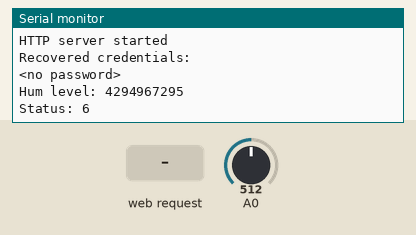
The sketch below on a simulated ESP8266 (NodeMCU). Shown: the last lines printed to the serial monitor. The test bench sets the inputs (shaded band); at power-on: A0 = 512. WiFi joins after 1.5 s; servers stay silent unless stated; a WiFi scan finds three made-up networks; EEPROM starts erased.

Above: at 2.7 s.
2.8 s: HTTP request GET /wifi received
At 6.8 s:
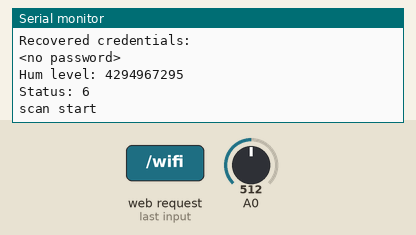
7.1 s: HTTP request GET /wifisave received
At 9.4 s:
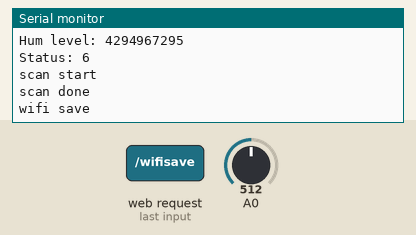
10.2 s: HTTP request GET /wifisave?humid=1&n=1&p=1 received
At 13.2 s:
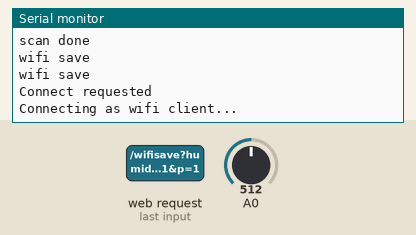

Measured:
- after the input at 2.8 s, the serial monitor: prints a new line after 2.8 s (image 1)
- after the input at 7.1 s, the serial monitor: prints a new line after 1.6 s (image 2)
- after the input at 10.2 s, the serial monitor: prints a new line after 1.8 s (image 3)

The sketch:

DispenseWiFi.ino
```cpp
#include "esp8266.h"
#include "handleDisp.h"
#include "func.h"
#include "wifi.h"

void setup() {
  setup_wifi();
  initDispenser();
}

void loop() {
  loop_wifi();
  disp.update();
}
```

context.h
```cpp
#if not defined(CONTEXT_H)
#define CONTEXT_H 1
#include <ESP8266WiFi.h>
#include <WiFiClient.h>
#include <ESP8266WebServer.h>
#include <DNSServer.h>
#include <ESP8266mDNS.h>
#include <EEPROM.h>

/*
   This example serves a "hello world" on a WLAN and a SoftAP at the same time.
   The SoftAP allow you to configure WLAN parameters at run time. They are not setup in the sketch but saved on EEPROM.

   Connect your computer or cell phone to wifi network ESP_ap with password 12345678. A popup may appear and it allow you to go to WLAN config. If it does not then navigate to http://192.168.4.1/wifi and config it there.
   Then wait for the module to connect to your wifi and take note of the WLAN IP it got. Then you can disconnect from ESP_ap and return to your regular WLAN.

   Now the ESP8266 is in your network. You can reach it through http://192.168.x.x/ (the IP you took note of) or maybe at http://esp8266.local too.

   This is a captive portal because through the softAP it will redirect any http request to http://192.168.4.1/
*/

/* Set these to your desired softAP credentials. They are not configurable at runtime */
#ifndef APSSID
#define APSSID "Dispenser_ap"
#define APPSK  "12345678"
#endif

const char *softAP_ssid = APSSID;
const char *softAP_password = APPSK;

/* hostname for mDNS. Should work at least on windows. Try http://esp8266.local */
const char *myHostname = "esp8266";

/* Don't set this wifi credentials. They are configurated at runtime and stored on EEPROM */
char ssid[33] = "";
char password[65] = "";

// DNS server
const byte DNS_PORT = 53;
DNSServer dnsServer;

// Web server
ESP8266WebServer server(80);

/* Soft AP network parameters */
IPAddress apIP(172, 217, 28, 1);
IPAddress netMsk(255, 255, 255, 0);


/** Should I connect to WLAN asap? */
boolean connect;

/** Last time I tried to connect to WLAN */
unsigned long lastConnectTry = 0;

/** Current WLAN status */
unsigned int status = WL_IDLE_STATUS;

unsigned int humidityLevel = 100000;

#endif
```

credentials.h
```cpp
#if not defined(CREDENTIALS_H)
#define CREDENTIALS_H

#include "context.h"

/** Load WLAN credentials from EEPROM */
void loadCredentials() {
  EEPROM.begin(512);
  EEPROM.get(0, ssid);
  EEPROM.get(0 + sizeof(ssid), password);
  char ok[2 + 1];
  EEPROM.get(0 + sizeof(ssid) + sizeof(password), ok);
  EEPROM.get(0 + sizeof(ssid) + sizeof(password) + sizeof(ok), humidityLevel);
  EEPROM.end();
  if (String(ok) != String("OK")) {
    ssid[0] = 0;
    password[0] = 0;
  }
  Serial.println("Recovered credentials:");
  Serial.println(ssid);
  Serial.println(strlen(password) > 0 ? "********" : "<no password>");
  Serial.print("Hum level: ");
  Serial.println( humidityLevel);
}

/** Store WLAN credentials to EEPROM */
void saveCredentials() {
  EEPROM.begin(512);
  EEPROM.put(0, ssid);
  EEPROM.put(0 + sizeof(ssid), password);
  char ok[2 + 1] = "OK";
  EEPROM.put(0 + sizeof(ssid) + sizeof(password), ok);
  EEPROM.put(0 + sizeof(ssid) + sizeof(password) + sizeof(ok), humidityLevel);
  EEPROM.commit();
  EEPROM.end();
}

#endif
```

esp8266.h
```cpp
#if not defined(ESP8266_H)
#define ESP8266_H 1
#define analogRead_(pin) analogRead(pin)
#endif
```

func.h
```cpp
#if not defined(FUNC_H)
#define FUNC_H 1

int blinkPin(int pin, int highMs, int lowMs) {
  digitalWrite(pin, HIGH);
  delay(highMs);
  digitalWrite(pin, LOW);
  if (lowMs > 0)   delay(lowMs);
  return highMs + lowMs;
}

double analogThrustedRead(int pin) {
  int count = 10;
  double value = 0;
  for (int i = 0; i < count; i++) {
    value += analogRead_(pin);
    delay(10);
  }
  return (int)(value / count);
}


class NormalizedAnalogVal {
    int pin;
    String pinStr, toStringVal;
    double sens = -1, sensMax = 600, sensMin = 400;
    double currToCompare = -1;
  public:
    NormalizedAnalogVal() {}

    NormalizedAnalogVal(int pin, String pinStr, double maxVal, double minVal) {
      this->pin = pin;
      this->pinStr = pinStr;
      this->sensMax = maxVal;
      this->sensMin = minVal;
    };

    boolean lt(double level) {
      if (getVal() - currToCompare > 50) {
        currToCompare = -1;
      }
      double cmp = currToCompare == -1 ? getVal() : currToCompare;
      if (cmp <= level) {
        if (currToCompare == -1 || cmp > getVal() ) {
          currToCompare = cmp - 25;
        }
        return true;
      } else {
        currToCompare = -1;
      }
      return false;
    }

    double getVal() {
      return sens;
    }

    double getCmpVal() {
      return currToCompare ;
    }

    void readVal() {
      if (enabled()) {
        sens = nomalize(analogThrustedRead(pin));
      }
    };

    boolean enabled() {
      return pin > 0;
    }

    void init() {
      pinMode(pin, INPUT);
      Serial.print(pinStr);
      Serial.println(" made INPUT");
    }

    String toString() {
      toStringVal = pinStr;
      toStringVal += "=";
      toStringVal += sens;
      toStringVal += "(";
      toStringVal += currToCompare;
      toStringVal += ")";
      return toStringVal;
    }

  private:
    int nomalize(double sens) {
      return sens;
      //      if (sens > 0) {
      //        if (sens < sensMin) sensMin = sens;
      //        if (sens > sensMax) sensMax = sens;
      //      }
      //      if (sens > sensMax) {
      //        return sensMax;
      //      }
      //      if (sens < sensMin) {
      //        return sensMin;
      //      }
      //      return (sens - sensMin) * 1024 / (sensMax - sensMin + 1);
    };
};

class Dispenser {
    NormalizedAnalogVal  rheo;
    NormalizedAnalogVal  sens;
    int id, nextPump, pumpPin, ledPin;
    String res;
    String v;
  public:
    Dispenser(int id, int rheoPin, String rheoPinStr, int sensPin, String sensPinStr, int pumpPin, int ledPin) {
      this->id = id;
      sens = NormalizedAnalogVal(sensPin, sensPinStr, 700., 400.);
      rheo = NormalizedAnalogVal(rheoPin, rheoPinStr, 1024, 0);
      this->pumpPin = pumpPin;
      this->ledPin = ledPin;
    };

    void init() {
      pinMode(pumpPin, OUTPUT);
      digitalWrite(pumpPin, LOW);
      pinMode(ledPin, OUTPUT);
      digitalWrite(ledPin, LOW);
      rheo.init();
      sens.init();
    }

    int update() {
      rheo.readVal();
      sens.readVal();
      int ret = 0;
      if (rheo.lt(sens.getVal())) {
        ret = blinkPin(ledPin, 1000, 0);
        if (nextPump-- <= 0) {
          ret += blinkPin(pumpPin, 3000, 0);
          nextPump = 30 * 60;
          v = " pmp ";
        } else {
          v = " w";
          v += nextPump;
        }
        v += " ";
      } else {
        ret = blinkPin(ledPin, 10, 0);
        nextPump = 3;
        v = " oki ";
      }
      //      Serial.println(toString());
      return ret;
    };

    String toString() {
      String res = "";
      res += id;
      res += " s" + sens.toString();
      if (rheo.enabled()) {
        res += v;
        res += "r";
        res += rheo.toString();
      }
      res += ";\t";
      this->res = res;
      return this->res;
    }

  private:
    void blink(int highMs, int lowMs, int count) {
      for (int i = 0; i < count; i++) blinkPin(ledPin, highMs, lowMs);
    }

};

class ExtRegualtedDispenser {
    int reoVal;
    NormalizedAnalogVal  sens;
    int id, nextPump, pumpPin, ledPin;
    String res;
    String v;
  public:
    ExtRegualtedDispenser(int id, int sensPin, String sensPinStr, int pumpPin, int ledPin): reoVal{1} {
      this->id = id;
      sens = NormalizedAnalogVal(sensPin, sensPinStr, 700., 400.);
      this->pumpPin = pumpPin;
      this->ledPin = ledPin;
    };

    void setReo(int val) {
      this->reoVal = val;
    }

    int getReo() const {
      return this->reoVal;
    }

    void init() {
      pinMode(pumpPin, OUTPUT);
      digitalWrite(pumpPin, LOW);
      pinMode(ledPin, OUTPUT);
      digitalWrite(ledPin, LOW);
      sens.init();
    }

    int update() {
      sens.readVal();
      int ret = 0;
      if (reoVal < sens.getVal()) {
        ret = blinkPin(ledPin, 1000, 0);
        if (nextPump-- <= 0) {
          ret += blinkPin(pumpPin, 3000, 0);
          nextPump = 30 * 60;
          v = " pmp ";
        } else {
          v = " w";
          v += nextPump;
        }
        v += " ";
      } else {
        ret = blinkPin(ledPin, 10, 0);
        nextPump = 3;
        v = " oki ";
      }
      //      Serial.println(toString());
      return ret;
    };

    String toString() {
      String res = "";
      res += id;
      res += " s" + sens.toString();
      res += v;
      res += "r";
      res += reoVal;
      res += ";\t";
      this->res = res;
      return this->res;
    }

  private:
    void blink(int highMs, int lowMs, int count) {
      for (int i = 0; i < count; i++) blinkPin(ledPin, highMs, lowMs);
    }

};


#endif
```

handleDisp.h
```cpp
#include <stdexcept>
#if not defined(HANDLDISP_H)
#define HANDLDISP_H 1
#include <iostream>
#include "credentials.h"
#include "func.h"

ExtRegualtedDispenser disp{ 1, A0, "A0", 7, 2};


/** Wifi config page handler */
void handleDispencer() {
  server.sendHeader("Cache-Control", "no-cache, no-store, must-revalidate");
  server.sendHeader("Pragma", "no-cache");
  server.sendHeader("Expires", "-1");
  String Page;

  Page += F(
            "<!DOCTYPE html><html lang='en'><head>"
            "<meta name='viewport' content='width=device-width'>"
            "<title>CaptivePortal</title></head><body>"
            "<h1>HELLO FROM DISPENSER!123!</h1>")
          + String(F("<p>Current level of input: ")) + analogRead(A0) + F("</p>")
          + String(F("<p>Current level of hummidity: ")) + disp.getReo() + F("</p>")
          ;
  Page += F("<p>You may want to <a href='/wifi'>config the wifi connection</a>.</p>");
  Page += String(F("<br /><form method='POST' action='dispSave'><h4>Setup humidity level(0-1024):</h4>"
                   "<input type='text' placeholder='humidity' name='humid' value='")) + disp.getReo() + String("'/>"
                       "<br /><input type='submit' value='Setup'/></form>"
                       "</body></html>");
  server.send(200, "text/html", Page);
}


void handleDispencerSetupLevel() {
  int humidity_limit = server.arg("humid").toInt();
  disp.setReo(humidity_limit);
  humidityLevel = humidity_limit;
  saveCredentials();
  server.sendHeader("Location", "wifi", true);
  server.sendHeader("Cache-Control", "no-cache, no-store, must-revalidate");
  server.sendHeader("Pragma", "no-cache");
  server.sendHeader("Expires", "-1");
  server.send(302, "text/plain", "");    // Empty content inhibits Content-length header so we have to close the socket ourselves.
  server.client().stop(); // Stop is needed because we sent no content length
}

void initDispenser() {
  disp.setReo(humidityLevel);
  server.on("/disp", handleDispencer);
  server.on("/dispSave", handleDispencerSetupLevel);
}
#endif
```

handleHttp.h
```cpp
#if not defined(HANDLEHTTP_H)
#define HANDLEHTTP_H 1

#include "context.h"
#include "tools.h"
#include "credentials.h"


/** Redirect to captive portal if we got a request for another domain. Return true in that case so the page handler do not try to handle the request again. */
boolean captivePortal() {
  if (!isIp(server.hostHeader()) && server.hostHeader() != (String(myHostname) + ".local")) {
    Serial.println("Request redirected to captive portal");
    server.sendHeader("Location", String("http://") + toStringIp(server.client().localIP()), true);
    server.send(302, "text/plain", "");   // Empty content inhibits Content-length header so we have to close the socket ourselves.
    server.client().stop(); // Stop is needed because we sent no content length
    return true;
  }
  return false;
}


/** Handle root or redirect to captive portal */
void handleRoot() {
  if (captivePortal()) { // If caprive portal redirect instead of displaying the page.
    return;
  }
  server.sendHeader("Cache-Control", "no-cache, no-store, must-revalidate");
  server.sendHeader("Pragma", "no-cache");
  server.sendHeader("Expires", "-1");

  String Page;
  Page += F(
            "<!DOCTYPE html><html lang='en'><head>"
            "<meta name='viewport' content='width=device-width'>"
            "<title>CaptivePortal</title></head><body>"
            "<h1>HELLO WORLD!!</h1>");
  if (server.client().localIP() == apIP) {
    Page += String(F("<p>You are connected through the soft AP: ")) + softAP_ssid + F("</p>");
  } else {
    Page += String(F("<p>You are connected through the wifi network: ")) + ssid + F("</p>");
  }
  Page += F(
            "<p>You may want to <a href='/wifi'>config the wifi connection</a>.</p>"
            "</body></html>");

  server.send(200, "text/html", Page);
}

/** Wifi config page handler */
void handleWifi() {
  server.sendHeader("Cache-Control", "no-cache, no-store, must-revalidate");
  server.sendHeader("Pragma", "no-cache");
  server.sendHeader("Expires", "-1");

  String Page;
  Page += F(
            "<!DOCTYPE html><html lang='en'><head>"
            "<meta name='viewport' content='width=device-width'>"
            "<title>CaptivePortal</title></head><body>"
            "<h1>Wifi config</h1>");
  if (server.client().localIP() == apIP) {
    Page += String(F("<p>You are connected through the soft AP: ")) + softAP_ssid + F("</p>");
  } else {
    Page += String(F("<p>You are connected through the wifi network: ")) + ssid + F("</p>");
  }
  Page +=
    String(F(
             "\r\n<br />"
             "<table><tr><th align='left'>SoftAP config</th></tr>"
             "<tr><td>SSID ")) +
    String(softAP_ssid) +
    F("</td></tr>"
      "<tr><td>IP ") +
    toStringIp(WiFi.softAPIP()) +
    F("</td></tr>"
      "</table>"
      "\r\n<br />"
      "<table><tr><th align='left'>WLAN config</th></tr>"
      "<tr><td>SSID ") +
    String(ssid) +
    F("</td></tr>"
      "<tr><td>IP ") +
    toStringIp(WiFi.localIP()) +
    F("</td></tr>"
      "</table>"
      "\r\n<br />"
      "<table><tr><th align='left'>WLAN list (refresh if any missing)</th></tr>");
  Serial.println("scan start");
  int n = WiFi.scanNetworks();
  Serial.println("scan done");
  if (n > 0) {
    for (int i = 0; i < n; i++) {
      Page += String(F("\r\n<tr><td>SSID ")) + WiFi.SSID(i) + ((WiFi.encryptionType(i) == ENC_TYPE_NONE) ? F(" ") : F(" *")) + F(" (") + WiFi.RSSI(i) + F(")</td></tr>");
    }
  } else {
    Page += F("<tr><td>No WLAN found</td></tr>");
  }
  Page += F(
            "</table>"
            "\r\n<br /><form method='POST' action='wifisave'><h4>Connect to network:</h4>"
            "<input type='text' placeholder='network' name='n'/>"
            "<br /><input type='password' placeholder='password' name='p'/>"
            "<br /><input type='submit' value='Connect/Disconnect'/></form>"
            "<p>You may want to <a href='/'>return to the home page</a>.</p>"
            "</body></html>");
  server.send(200, "text/html", Page);
  server.client().stop(); // Stop is needed because we sent no content length
}

/** Handle the WLAN save form and redirect to WLAN config page again */
void handleWifiSave() {
  Serial.println("wifi save");
  server.arg("n").toCharArray(ssid, sizeof(ssid) - 1);
  server.arg("p").toCharArray(password, sizeof(password) - 1);
  server.sendHeader("Location", "wifi", true);
  server.sendHeader("Cache-Control", "no-cache, no-store, must-revalidate");
  server.sendHeader("Pragma", "no-cache");
  server.sendHeader("Expires", "-1");
  server.send(302, "text/plain", "");    // Empty content inhibits Content-length header so we have to close the socket ourselves.
  server.client().stop(); // Stop is needed because we sent no content length
  saveCredentials();
  connect = strlen(ssid) > 0; // Request WLAN connect with new credentials if there is a SSID
}

void handleNotFound() {
  if (captivePortal()) { // If caprive portal redirect instead of displaying the error page.
    return;
  }
  String message = F("File Not Found\n\n");
  message += F("URI: ");
  message += server.uri();
  message += F("\nMethod: ");
  message += (server.method() == HTTP_GET) ? "GET" : "POST";
  message += F("\nArguments: ");
  message += server.args();
  message += F("\n");

  for (uint8_t i = 0; i < server.args(); i++) {
    message += String(F(" ")) + server.argName(i) + F(": ") + server.arg(i) + F("\n");
  }
  server.sendHeader("Cache-Control", "no-cache, no-store, must-revalidate");
  server.sendHeader("Pragma", "no-cache");
  server.sendHeader("Expires", "-1");
  server.send(404, "text/plain", message);
}

#endif
```

tools.h
```cpp
#if not defined(TOOLSASD_H)
#define TOOLSASD_H

/** Is this an IP? */
boolean isIp(String str) {
  for (size_t i = 0; i < str.length(); i++) {
    int c = str.charAt(i);
    if (c != '.' && (c < '0' || c > '9')) {
      return false;
    }
  }
  return true;
}

/** IP to String? */
String toStringIp(IPAddress ip) {
  String res = "";
  for (int i = 0; i < 3; i++) {
    res += String((ip >> (8 * i)) & 0xFF) + ".";
  }
  res += String(((ip >> 8 * 3)) & 0xFF);
  return res;
}

#endif
```

Source omitted: wifi.h (2913 bytes)
